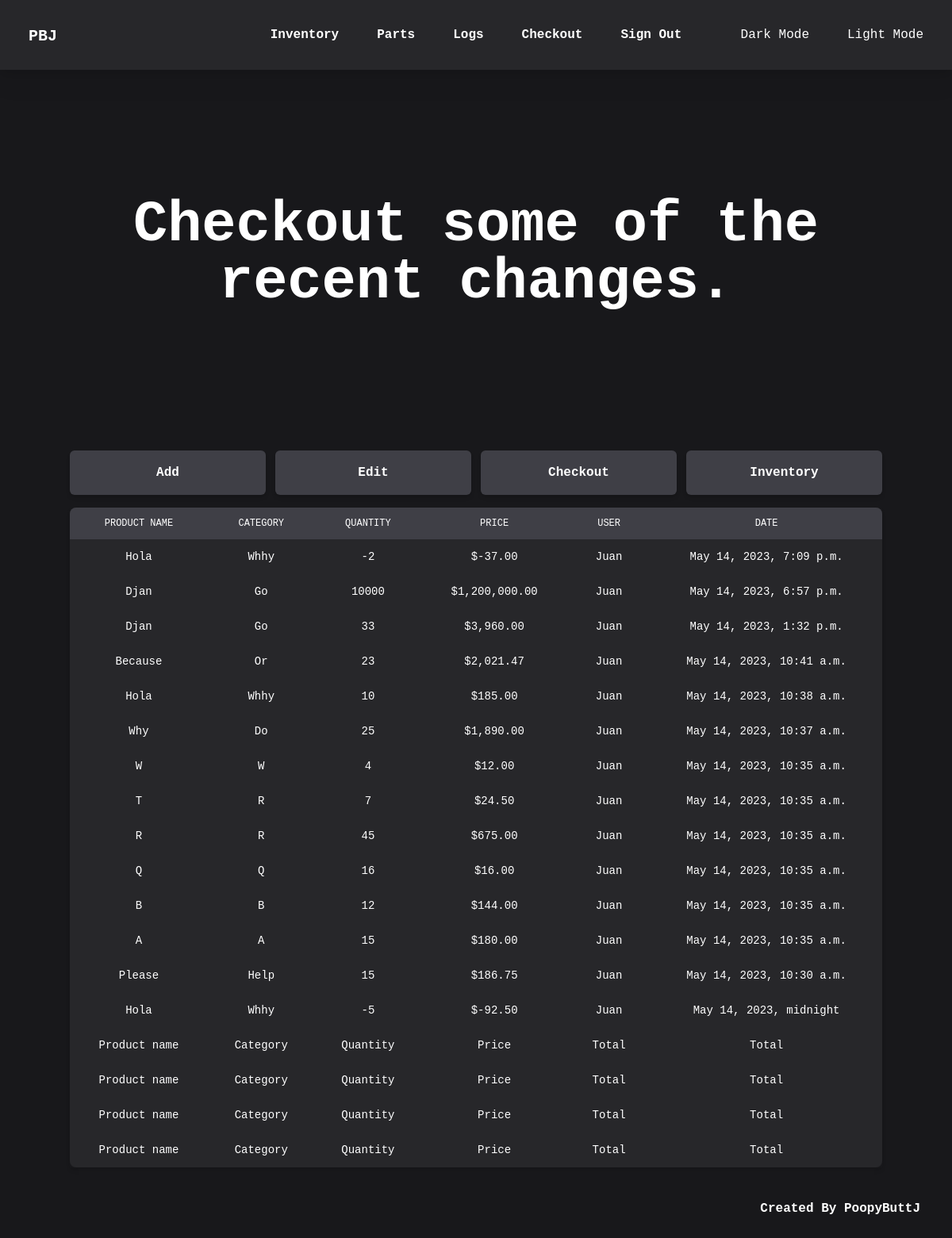
Screenshot of /inventory/logs (signed in) with the database file from the repository.
### inventory/models.py (models this page shows, shortened)
class Log(models.Model):
    partname = models.CharField(max_length=100)
    category = models.CharField(max_length=64)
    price = models.FloatField()
    quantity = models.IntegerField()
    user = models.CharField(max_length=40)
    date = models.DateTimeField()
    @property
    def total(self):
        value = self.price * self.quantity
        return f'${value:,.2f}'

### inventory/views.py (the view)
# urls.py: path('logs', views.logs, name='logs'),
@login_required
def logs(request):
    logs = Log.objects.all().order_by('-date')[:15]
    theme = DarkMode.objects.filter(user=request.user.username)[0]
    return render(request, 'inventory/logs.html', {
        'theme': theme,
        'logs': logs,
})

### inventory/templates/inventory/logs.html (shortened to what this page needs)
{% extends 'core/base.html' %}
{% block background %}{{ theme.body }}{% endblock %}
{% block nav %}{{ theme.nav }}{% endblock %}
{% block hover1 %}{{ theme.hover }}{% endblock %}
{% block hover2 %}{{ theme.hover }}{% endblock %}
{% block hover3 %}{{ theme.hover }}{% endblock %}
{% block hover4 %}{{ theme.hover }}{% endblock %}
{% block hover5 %}{{ theme.hover }}{% endblock %}
{% block hover6 %}{{ theme.hover }}{% endblock %}
{% block hover7 %}{{ theme.hover }}{% endblock %}
{% block body %}
<div class="container mx-auto">
    <div class="py-40 text-7xl font-bold text-center">
        Checkout some of the recent changes.
    </div>
</div>
<div class="w-10/12 mx-auto block sm:container py-4">
    <div class="sm:flex sm:justify-between sm:space-x-2 md:space-x-3">
        <a href="{% url 'inventory:add' %}" class="block py-20 text-3xl text-center sm:text-base m-auto mt-6 sm:p-4 sm:m-0 w-full font-semibold rounded-md shadow-md {% if theme.mode == 'Light' %} bg-slate-400 hover:bg-slate-200 {% else %} bg-zinc-700 hover:bg-zinc-400 {% endif %} transition ease-in-out">
            Add
        </a>
        <a href="{% url 'inventory:edit' %}" class="block py-20 text-3xl text-center sm:text-base m-auto mt-6 sm:p-4 sm:m-0 w-full font-semibold rounded-md shadow-md {% if theme.mode == 'Light' %} bg-slate-400 hover:bg-slate-200 {% else %} bg-zinc-700 hover:bg-zinc-400 {% endif %} transition ease-in-out">
            Edit
        </a>
        <a href="{% url 'inventory:checkout' %}" class="block py-20 text-3xl text-center sm:text-base m-auto mt-6 sm:p-4 sm:m-0 w-full font-semibold rounded-md shadow-md {% if theme.mode == 'Light' %} bg-slate-400 hover:bg-slate-200 {% else %} bg-zinc-700 hover:bg-zinc-400 {% endif %} transition ease-in-out">
            Checkout
        </a>
        <a href="{% url 'inventory:index' %}" class="block py-20 text-3xl text-center sm:text-base m-auto mt-6 mb-10 sm:mb-0 sm:p-4 sm:m-0 w-full font-semibold rounded-md shadow-md {% if theme.mode == 'Light' %} bg-slate-400 hover:bg-slate-200 {% else %} bg-zinc-700 hover:bg-zinc-400 {% endif %} transition ease-in-out">
            Inventory
        </a>
    </div>
</div>
<section class="container mx-auto">
    <div class="{% if theme.mode == 'Light' %} bg-slate-200 {% else %} bg-zinc-800 {% endif %} rounded-lg">
        <div class="relative shadow-md">
            <div class="overflow-x-auto rounded-lg">
                <table class="w-full text-sm text-left">
                    <thead class="text-xs uppercase m-auto{% if theme.mode == 'Light' %} bg-slate-400 {% else %} bg-zinc-700 {% endif %} ">
                        <tr class="">
                            <td scope="col" class="px-6 py-3 text-center">Product name</td>
                            <td scope="col" class="px-6 py-3 text-center">Category</td>
                            <td scope="col" class="px-6 py-3 text-center">Quantity</td>
                            <td scope="col" class="px-6 py-3 text-center">Price</td>
                            <td scope="col" class="px-6 py-3 text-center">User</td>
                            <td scope="col" class="px-6 py-3 text-center">Date</td>
                        </tr>
                    </thead>
                    <tbody>
                        {% for log in logs %}
                        <tr class="">
                            <td scope="col" class="px-6 py-3 text-center">{{ log.partname }}</td>
                            <td scope="col" class="px-6 py-3 text-center">{{ log.category }}</td>
                            <td scope="col" class="px-6 py-3 text-center">{{ log.quantity }}</td>
                            <td scope="col" class="px-6 py-3 text-center">{{ log.total }}</td>
                            <td scope="col" class="px-6 py-3 text-center">{{ log.user }}</td>
                            <td scope="col" class="px-6 py-3 text-center">{{ log.date }}</td>
                        </tr>
                        {% endfor %}
                        <tr class="">
                            <td scope="col" class="px-6 py-3 text-center">Product name</td>
                            <td scope="col" class="px-6 py-3 text-center">Category</td>
                            <td scope="col" class="px-6 py-3 text-center">Quantity</td>
                            <td scope="col" class="px-6 py-3 text-center">Price</td>
                            <td scope="col" class="px-6 py-3 text-center">Total</td>
                            <td scope="col" class="px-6 py-3 text-center">Total</td>
                        </tr>
                        <tr class="">
                            <td scope="col" class="px-6 py-3 text-center">Product name</td>
                            <td scope="col" class="px-6 py-3 text-center">Category</td>
                            <td scope="col" class="px-6 py-3 text-center">Quantity</td>
                            <td scope="col" class="px-6 py-3 text-center">Price</td>
                            <td scope="col" class="px-6 py-3 text-center">Total</td>
                            <td scope="col" class="px-6 py-3 text-center">Total</td>
                        </tr>
                        <tr class="">
                            <td scope="col" class="px-6 py-3 text-center">Product name</td>
                            <td scope="col" class="px-6 py-3 text-center">Category</td>
                            <td scope="col" class="px-6 py-3 text-center">Quantity</td>
                            <td scope="col" class="px-6 py-3 text-center">Price</td>
                            <td scope="col" class="px-6 py-3 text-center">Total</td>
                            <td scope="col" class="px-6 py-3 text-center">Total</td>
                        </tr>
                        <tr class="">
                            <td scope="col" class="px-6 py-3 text-center">Product name</td>
                            <td scope="col" class="px-6 py-3 text-center">Category</td>
                            <td scope="col" class="px-6 py-3 text-center">Quantity</td>
                            <td scope="col" class="px-6 py-3 text-center">Price</td>
                            <td scope="col" class="px-6 py-3 text-center">Total</td>
                            <td scope="col" class="px-6 py-3 text-center">Total</td>
                        </tr>
                    </tbody>
                </table>
            </div>
        </div>
    </div>
</section>
{% endblock %}

### rows the page displays
Log: partname "Hola", category "Whhy", quantity "-2", total "$-37.00", user "Juan", date "May 14, 2023, 7:09 p.m."
Log: partname "Djan", category "Go", quantity "10000", total "$1,200,000.00", user "Juan", date "May 14, 2023, 6:57 p.m."
Log: partname "Djan", category "Go", quantity "33", total "$3,960.00", user "Juan", date "May 14, 2023, 1:32 p.m."
Log: partname "Because", category "Or", quantity "23", total "$2,021.47", user "Juan", date "May 14, 2023, 10:41 a.m."
Log: partname "Hola", category "Whhy", quantity "10", total "$185.00", user "Juan", date "May 14, 2023, 10:38 a.m."
Log: partname "Why", category "Do", quantity "25", total "$1,890.00", user "Juan", date "May 14, 2023, 10:37 a.m."
Log: partname "W", category "W", quantity "4", total "$12.00", user "Juan", date "May 14, 2023, 10:35 a.m."
Log: partname "T", category "R", quantity "7", total "$24.50", user "Juan", date "May 14, 2023, 10:35 a.m."
Log: partname "R", category "R", quantity "45", total "$675.00", user "Juan", date "May 14, 2023, 10:35 a.m."
Log: partname "Q", category "Q", quantity "16", total "$16.00", user "Juan", date "May 14, 2023, 10:35 a.m."
Log: partname "B", category "B", quantity "12", total "$144.00", user "Juan", date "May 14, 2023, 10:35 a.m."
Log: partname "A", category "A", quantity "15", total "$180.00", user "Juan", date "May 14, 2023, 10:35 a.m."
Log: partname "Please", category "Help", quantity "15", total "$186.75", user "Juan", date "May 14, 2023, 10:30 a.m."
Log: partname "Hola", category "Whhy", quantity "-5", total "$-92.50", user "Juan", date "May 14, 2023, midnight"
